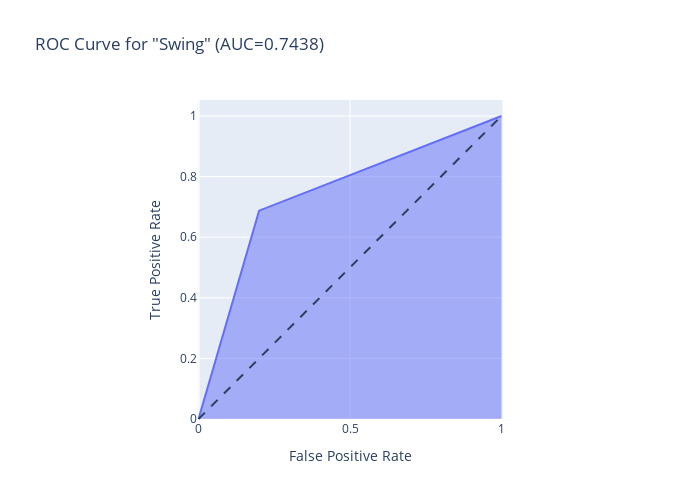

Write notebook code for a chart like this one.
### Code cell
fpr1, tpr1, thresholds1 = roc_curve(test_dummies[:,1],pred_dummies[:,1])
figroc1 = px.area(
    x=fpr1, y=tpr1,
    title=f'ROC Curve for "Swing" (AUC={auc(fpr1, tpr1):.4f})',
    labels=dict(x='False Positive Rate', y='True Positive Rate'),
    width=700, height=500
)
figroc1.add_shape(
    type='line', line=dict(dash='dash'),
    x0=0, x1=1, y0=0, y1=1
)

figroc1.update_yaxes(scaleanchor="x", scaleratio=1)
figroc1.update_xaxes(constrain='domain')
figroc1.show()

### Figure 1 — Plotly figure (JSON) as saved in the notebook; plotly's stock layout.template omitted (floating-point values rounded to 4 significant figures)
{"data": [{"fillpattern": {"shape": ""}, "hovertemplate": "False Positive Rate=%{x}<br>True Positive Rate=%{y}<extra></extra>", "legendgroup": "", "line": {"color": "#636efa"}, "marker": {"symbol": "circle"}, "mode": "lines", "name": "", "orientation": "v", "showlegend": false, "stackgroup": "1", "type": "scatter", "x": [0, 0.2, 1], "xaxis": "x", "y": [0, 0.6875, 1], "yaxis": "y"}], "layout": {"height": 500, "legend": {"tracegroupgap": 0}, "shapes": [{"line": {"dash": "dash"}, "type": "line", "x0": 0, "x1": 1, "y0": 0, "y1": 1}], "title": {"text": "ROC Curve for \"Swing\" (AUC=0.7438)"}, "width": 700, "xaxis": {"anchor": "y", "constrain": "domain", "domain": [0, 1], "title": {"text": "False Positive Rate"}}, "yaxis": {"anchor": "x", "domain": [0, 1], "scaleanchor": "x", "scaleratio": 1, "title": {"text": "True Positive Rate"}}}}
